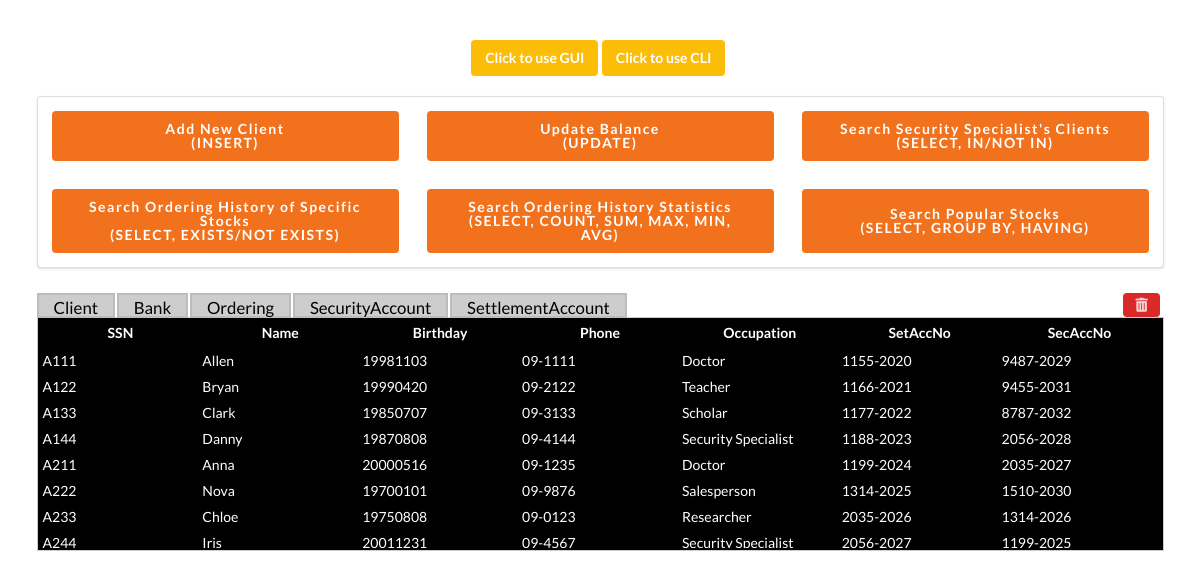
The page / on the database its author committed.
### models.py (models this page shows)
class Client(Base):
    __tablename__ = 'Client'
    SSN = Column(Text, primary_key=True)
    Name = Column(Text, nullable=False)
    Birthday = Column(Text)
    Phone = Column(Text)
    Occupation = Column(Text)
    SetAccNo = Column(ForeignKey('SettlementAccount.AccNum'), nullable=False)
    SecAccNo = Column(ForeignKey('SecurityAccount.AccNum'), nullable=False)
    SecurityAccount = relationship('SecurityAccount', primaryjoin='Client.SecAccNo == SecurityAccount.AccNum')
    SettlementAccount = relationship('SettlementAccount')

### app.py (the view)
@app.get("/")
def index(req: Request, db: Session=Depends(get_db)):
	clients = db.query(Client).all()
	clients = obj2dict(clients)
	return templates.TemplateResponse("panel.html", {
			"request": req,
			"attributes": Client.__table__.columns.keys(),
			"relation": clients
		})

### templates/panel.html (shortened to what this page needs)
{% extends "layout.html" %}
{% block content %}
<div id="control-panel" class="ui grid">
	<button id="gui-btn" class="ui button yellow" >
		Click to use GUI
	</button>
	<button id="cli-btn" class="ui button yellow">
		Click to use CLI
	</button>
</div>
<div id="gui">
	<div class="ui segment">
		<div class="ui three column grid">
		  	<div class="row">
		    	<div class="column">
		    		<button id="add-client" class="ui button orange">Add New Client<br> (INSERT)</button>
		    	</div>
		    	<div class="column">
		    		<button id="update-balance" class="ui button orange">Update Balance<br> (UPDATE)</button>
		    	</div>
		    	<div class="column">
		    		<button id="search-clients" class="ui button orange">Search Security Specialist's Clients<br> (SELECT, IN/NOT IN)</button>
		    	</div>
		  	</div>
		  	<div class="row">
		  		<div class="column">
		  			<button id="search-ordering-clients" class="ui button orange">Search Ordering History of Specific Stocks<br> (SELECT, EXISTS/NOT EXISTS)</button>
		  		</div>
		    	<div class="column">
		    		<button id="get-ordering-statistics" class="ui button orange">Search Ordering History Statistics<br> (SELECT, COUNT, SUM, MAX, MIN, AVG)</button>
		    	</div>
		    	<div class="column">
		    		<button id="get-popular-stocks" class="ui button orange">Search Popular Stocks<br> (SELECT, GROUP BY, HAVING)</button>
		    	</div>
		  	</div>
		</div>
	</div>
</div>
<div id="renderer">
	<ul id="tab-controller">
		<li><a id="client" class="tab-item">Client</a></li>
		<li><a id="bank" class="tab-item">Bank</a></li>
		<li><a id="ordering" class="tab-item">Ordering</a></li>
		<li><a id="sec-acc" class="tab-item">SecurityAccount</a></li>
		<li><a id="set-acc" class="tab-item">SettlementAccount</a></li>
		<button id="delete-client" class="ui button red" style="float: right; padding: 5px 10px;"><i class="trash alternate icon" style="margin: 0;"></i></button>
	</ul>
	<table>
	  	<thead id="renderer-header">
	    	<tr>
	    		{% for attribute in attributes %}
	    		<th>{{ attribute }}</th>
	    		{% endfor %}
	 	 	</tr>
	 	</thead>
  		<tbody id="renderer-field">
  			{% for tuple in relation %}
		    <tr>
		    	{% for k, v in tuple.items() %}
		    	<td>{{ v }}</td>
		    	{% endfor %}
		    </tr>
		    {% endfor %}
  		</tbody>
	</table>
</div>
{% endblock %}

### templates/layout.html (shortened to what this page needs)
<!DOCTYPE html>
<html lang="en">
	<head>
		<link rel="stylesheet" href="https://cdn.jsdelivr.net/npm/semantic-ui@2.4.2/dist/semantic.min.css">
	</head>
	<body>
		<div class="ui container">
			{% block content %}
			{% endblock %}
		</div>
	</body>
</html>

### templates/layout.html (style rules this page uses)
body { height: 100vh; width: 100%; background-image: url("https://cdn.aarp.net/content/dam/aarp/money/investing/2020/01/1140-bull-and-bear-illustration-with-stock-chart.jpg"); background-repeat: no-repeat; background-size: cover; color: #ffffff; }
table { border: 1.5px #cccccc solid; background-color: #000000; width: 100%; }
#renderer tbody { display: block; max-height: 200px; overflow: scroll; }
#renderer tr { display: table; table-layout: fixed; width: 100%; }
#control-panel { margin: 20px auto 20px; justify-content: center; }
#gui button { height: 100%; width: 100%; letter-spacing: 1.5px; }
#renderer { margin-top: 25px; }
#tab-controller { display: block; margin: 0; padding-left: 0; list-style: none; }
#tab-controller li { height: 25px; display: inline-block; box-sizing:border-box; vertical-align: top; margin: 0 -1px -1px 0; border: 2px solid #BCBCBC; padding: 0 15px; line-height: 25px; background: #cdcdcd; }
#tab-controller li a { color: #000000; font-size: 1.2em; text-decoration: none; }

### rows shown on the page
Client: SSN "A111", Name "Allen", Birthday "19981103", Phone "09-1111", Occupation "Doctor", SetAccNo "1155-2020", SecAccNo "9487-2029"
Client: SSN "A122", Name "Bryan", Birthday "19990420", Phone "09-2122", Occupation "Teacher", SetAccNo "1166-2021", SecAccNo "9455-2031"
Client: SSN "A133", Name "Clark", Birthday "19850707", Phone "09-3133", Occupation "Scholar", SetAccNo "1177-2022", SecAccNo "8787-2032"
Client: SSN "A144", Name "Danny", Birthday "19870808", Phone "09-4144", Occupation "Security Specialist", SetAccNo "1188-2023", SecAccNo "2056-2028"
Client: SSN "A211", Name "Anna", Birthday "20000516", Phone "09-1235", Occupation "Doctor", SetAccNo "1199-2024", SecAccNo "2035-2027"
Client: SSN "A222", Name "Nova", Birthday "19700101", Phone "09-9876", Occupation "Salesperson", SetAccNo "1314-2025", SecAccNo "1510-2030"
Client: SSN "A233", Name "Chloe", Birthday "19750808", Phone "09-0123", Occupation "Researcher", SetAccNo "2035-2026", SecAccNo "1314-2026"
Client: SSN "A244", Name "Iris", Birthday "20011231", Phone "09-4567", Occupation "Security Specialist", SetAccNo "2056-2027", SecAccNo "1199-2025"

### other values the page prints
{{ attribute }} "SSN" "Name" "Birthday" "Phone" "Occupation" "SetAccNo" "SecAccNo"
